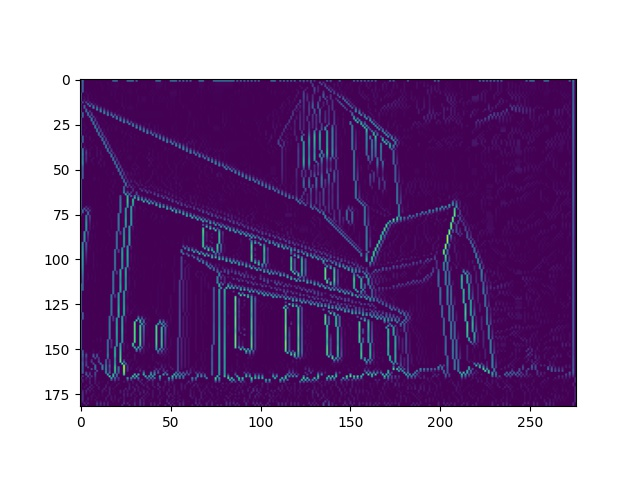

Here is the Python script that generated this plot:
import numpy as np
import cv2
import matplotlib.pyplot as plt
from scipy import signal
from scipy import ndimage


def get_norm(x, mu, sigma):
    return 1 / (np.sqrt(2 * np.pi) * sigma) * np.e ** (-np.power((x - mu) / sigma, 2) / 2)


# return the gaussian kernel for image smoothing
def gaussian_kernel(size, sigma):
    # compute 1D kernel
    kernel_1D = np.linspace(-(size // 2), size // 2, size)
    for i in range(size):
        kernel_1D[i] = get_norm(kernel_1D[i], 0, sigma)
    # compute 2D kernel
    kernel_2D = np.outer(kernel_1D.T, kernel_1D.T)

    # normalize
    kernel_2D *= 1.0 / kernel_2D.max()
    return kernel_2D


# gaussian filter is used to smoothing the image
def gaussian_blur(img, sigma=None, kernel_size=None):
    kernel = gaussian_kernel(kernel_size, sigma)
    # convolve
    img = signal.convolve2d(img, kernel, mode='same')

    return img


# return the magnitude and the slope of the gradient
def sobel_filters(img, gx, gy):
    Ix = ndimage.filters.convolve(img, gx)
    Iy = ndimage.filters.convolve(img, gy)

    # gradient intensity and edge direction
    mag = np.hypot(Ix, Iy)
    theta = np.arctan2(Iy, Ix)

    return mag, theta


def canny_edge_detection(img, low=None, high=None, sigma=None, kernel_size=None):
    # convert to grayscale
    global neighb_1_x, neighb_1_y, neighb_2_y, neighb_2_x
    img = cv2.cvtColor(img, cv2.COLOR_BGR2GRAY)
    # noise reduction
    img = gaussian_blur(img, sigma, kernel_size)

    # get gradient
    gx = np.array([[-1, 0, 1], [-2, 0, 2], [-1, 0, 1]], np.float32)
    gy = np.array([[1, 2, 1], [0, 0, 0], [-1, -2, -1]], np.float32)

    # get magnitude ang theta for non-max suppression
    mag, ang = sobel_filters(img, gx, gy)

    mag_max = np.max(mag)
    if not low:
        low = mag_max * 0.1
    if not high:
        high = mag_max * 0.5

    # get height and width of the image
    height, width = img.shape

    # loop through all the pixels and find the maximum value in the edge directions.
    for i_x in range(width):
        for i_y in range(height):
            grad_ang = ang[i_y, i_x]
            grad_ang = abs(grad_ang - 180) if abs(grad_ang) > 180 else abs(grad_ang)

            # x axis direction
            if grad_ang <= 22.5:
                neighb_1_x, neighb_1_y = i_x - 1, i_y
                neighb_2_x, neighb_2_y = i_x + 1, i_y

            # top right
            elif 22.5 < grad_ang <= 67.5:
                neighb_1_x, neighb_1_y = i_x - 1, i_y - 1
                neighb_2_x, neighb_2_y = i_x + 1, i_y + 1

            # y-axis
            elif 67.5 < grad_ang <= 112.5:
                neighb_1_x, neighb_1_y = i_x, i_y - 1
                neighb_2_x, neighb_2_y = i_x, i_y + 1

            # top left
            elif 112.5 < grad_ang <= 157.5:
                neighb_1_x, neighb_1_y = i_x - 1, i_y + 1
                neighb_2_x, neighb_2_y = i_x + 1, i_y - 1

            elif 157.5 < grad_ang <= 202.5:
                neighb_1_x, neighb_1_y = i_x - 1, i_y
                neighb_2_x, neighb_2_y = i_x + 1, i_y

            # non-maximum suppression step
            if width > neighb_1_x >= 0 and height > neighb_1_y >= 0:
                if mag[i_y, i_x] < mag[neighb_1_y, neighb_1_x]:
                    mag[i_y, i_x] = 0
                    continue

            if width > neighb_2_x >= 0 and height > neighb_2_y >= 0:
                if mag[i_y, i_x] < mag[neighb_2_y, neighb_2_x]:
                    mag[i_y, i_x] = 0

    np.zeros_like(img)
    np.zeros_like(img)
    ids = np.zeros_like(img)

    # double threshold
    for i_x in range(width):
        for i_y in range(height):
            grad_mag = mag[i_y, i_x]
            if grad_mag < low:
                mag[i_y, i_x] = 0
            elif high > grad_mag >= low:
                ids[i_y, i_x] = 1
            else:
                ids[i_y, i_x] = 2
    return mag


def main():
    input_name = input("Select image:")
    img = input_name
    print("Apply canny_edge_detection on", img, "...")
    image = cv2.imread(img)
    canny_img = canny_edge_detection(image, low=10, high=255, sigma=3, kernel_size=5)
    plt.figure()
    plt.imshow(canny_img)
    print("Saving output image...")
    name = input("Enter image name:")
    plt.savefig(str(name))
    print("Image Saved.")
    plt.show()
    print("Edge Detection Complete.")
    print("Process complete.")


if __name__ == '__main__':
    main()